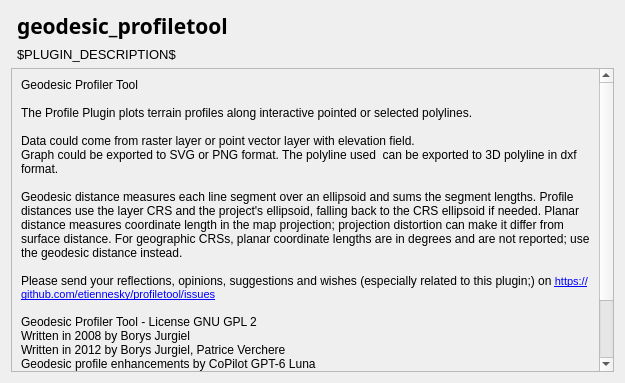
<?xml version="1.0" encoding="UTF-8"?>
<ui version="4.0">
 <class>DlgAbout</class>
 <widget class="QDialog" name="DlgAbout">
  <property name="geometry">
   <rect>
    <x>0</x>
    <y>0</y>
    <width>625</width>
    <height>383</height>
   </rect>
  </property>
  <property name="windowTitle">
   <string>Geodesic Profiler Tool</string>
  </property>
  <layout class="QGridLayout" name="gridLayout">
   <item row="0" column="1">
    <widget class="QLabel" name="title">
     <property name="sizePolicy">
      <sizepolicy hsizetype="Expanding" vsizetype="Expanding">
       <horstretch>0</horstretch>
       <verstretch>0</verstretch>
      </sizepolicy>
     </property>
     <property name="font">
      <font>
       <family>Sans Serif</family>
       <pointsize>16</pointsize>
       <weight>75</weight>
       <bold>true</bold>
      </font>
     </property>
     <property name="text">
      <string>geodesic_profiletool</string>
     </property>
    </widget>
   </item>
   <item row="1" column="1">
    <widget class="QLabel" name="description">
     <property name="sizePolicy">
      <sizepolicy hsizetype="Expanding" vsizetype="Expanding">
       <horstretch>0</horstretch>
       <verstretch>0</verstretch>
      </sizepolicy>
     </property>
     <property name="font">
      <font>
       <pointsize>10</pointsize>
      </font>
     </property>
     <property name="text">
      <string>$PLUGIN_DESCRIPTION$</string>
     </property>
     <property name="wordWrap">
      <bool>true</bool>
     </property>
    </widget>
   </item>
   <item row="2" column="0" colspan="2">
    <widget class="QScrollArea" name="scrollArea_2">
     <property name="widgetResizable">
      <bool>true</bool>
     </property>
     <widget class="QWidget" name="scrollAreaWidgetContents_2">
      <property name="geometry">
       <rect>
        <x>0</x>
        <y>0</y>
        <width>605</width>
        <height>310</height>
       </rect>
      </property>
      <layout class="QVBoxLayout" name="verticalLayout_3">
       <item>
        <widget class="QLabel" name="label_3">
         <property name="sizePolicy">
          <sizepolicy hsizetype="Preferred" vsizetype="Preferred">
           <horstretch>0</horstretch>
           <verstretch>0</verstretch>
          </sizepolicy>
         </property>
         <property name="minimumSize">
          <size>
           <width>10</width>
           <height>10</height>
          </size>
         </property>
         <property name="cursor">
          <cursorShape>ArrowCursor</cursorShape>
         </property>
         <property name="focusPolicy">
          <enum>Qt::NoFocus</enum>
         </property>
         <property name="frameShape">
          <enum>QFrame::NoFrame</enum>
         </property>
         <property name="text">
          <string>&lt;!DOCTYPE HTML PUBLIC &quot;-//W3C//DTD HTML 4.0//EN&quot; &quot;http://www.w3.org/TR/REC-html40/strict.dtd&quot;&gt;
&lt;html&gt;&lt;head&gt;&lt;meta name=&quot;qrichtext&quot; content=&quot;1&quot; /&gt;&lt;style type=&quot;text/css&quot;&gt;
p, li { white-space: pre-wrap; }
&lt;/style&gt;&lt;/head&gt;&lt;body style=&quot; font-family:'MS Shell Dlg 2'; font-size:8pt; font-weight:400; font-style:normal;&quot;&gt;
&lt;p style=&quot; margin-top:0px; margin-bottom:0px; margin-left:0px; margin-right:0px; -qt-block-indent:0; text-indent:0px;&quot;&gt;&lt;span style=&quot; font-family:'Sans Serif'; font-size:9pt;&quot;&gt;Geodesic Profiler Tool&lt;/span&gt;&lt;/p&gt;
&lt;p style=&quot;-qt-paragraph-type:empty; margin-top:0px; margin-bottom:0px; margin-left:0px; margin-right:0px; -qt-block-indent:0; text-indent:0px; font-family:'Sans Serif'; font-size:9pt;&quot;&gt;&lt;br /&gt;&lt;/p&gt;
&lt;p style=&quot; margin-top:0px; margin-bottom:0px; margin-left:0px; margin-right:0px; -qt-block-indent:0; text-indent:0px;&quot;&gt;&lt;span style=&quot; font-family:'Sans Serif'; font-size:9pt;&quot;&gt;The Profile Plugin plots terrain profiles along interactive pointed or selected polylines.&lt;/span&gt;&lt;/p&gt;
&lt;p style=&quot;-qt-paragraph-type:empty; margin-top:0px; margin-bottom:0px; margin-left:0px; margin-right:0px; -qt-block-indent:0; text-indent:0px; font-family:'Sans Serif'; font-size:9pt;&quot;&gt;&lt;br /&gt;&lt;/p&gt;
&lt;p style=&quot; margin-top:0px; margin-bottom:0px; margin-left:0px; margin-right:0px; -qt-block-indent:0; text-indent:0px;&quot;&gt;&lt;span style=&quot; font-family:'Sans Serif'; font-size:9pt;&quot;&gt;Data could come from raster layer or point vector layer with elevation field.&lt;/span&gt;&lt;/p&gt;
&lt;p style=&quot; margin-top:0px; margin-bottom:0px; margin-left:0px; margin-right:0px; -qt-block-indent:0; text-indent:0px;&quot;&gt;&lt;span style=&quot; font-family:'Sans Serif'; font-size:9pt;&quot;&gt;Graph could be exported to SVG or PNG format. The polyline used  can be exported to 3D polyline in dxf format.&lt;/span&gt;&lt;/p&gt;
&lt;p style=&quot;-qt-paragraph-type:empty; margin-top:0px; margin-bottom:0px; margin-left:0px; margin-right:0px; -qt-block-indent:0; text-indent:0px; font-family:'Sans Serif'; font-size:9pt;&quot;&gt;&lt;br /&gt;&lt;/p&gt;
&lt;p style=&quot; margin-top:0px; margin-bottom:0px; margin-left:0px; margin-right:0px; -qt-block-indent:0; text-indent:0px;&quot;&gt;&lt;span style=&quot; font-family:'Sans Serif'; font-size:9pt;&quot;&gt;Geodesic distance measures each line segment over an ellipsoid and sums the segment lengths. Profile distances use the layer CRS and the project's ellipsoid, falling back to the CRS ellipsoid if needed. Planar distance measures coordinate length in the map projection; projection distortion can make it differ from surface distance. For geographic CRSs, planar coordinate lengths are in degrees and are not reported; use the geodesic distance instead.&lt;/span&gt;&lt;/p&gt;
&lt;p style=&quot;-qt-paragraph-type:empty; margin-top:0px; margin-bottom:0px; margin-left:0px; margin-right:0px; -qt-block-indent:0; text-indent:0px; font-family:'Sans Serif'; font-size:9pt;&quot;&gt;&lt;br /&gt;&lt;/p&gt;
&lt;p style=&quot; margin-top:0px; margin-bottom:0px; margin-left:0px; margin-right:0px; -qt-block-indent:0; text-indent:0px;&quot;&gt;&lt;span style=&quot; font-family:'Sans Serif'; font-size:9pt;&quot;&gt;Please send your reflections, opinions, suggestions and wishes (especially related to this plugin;) on &lt;/span&gt;&lt;a href=&quot;https://github.com/etiennesky/profiletool/issues&quot;&gt;&lt;span style=&quot; text-decoration: underline; color:#0000ff;&quot;&gt;https://github.com/etiennesky/profiletool/issues&lt;/span&gt;&lt;/a&gt;&lt;/p&gt;
&lt;p style=&quot;-qt-paragraph-type:empty; margin-top:0px; margin-bottom:0px; margin-left:0px; margin-right:0px; -qt-block-indent:0; text-indent:0px; font-family:'Sans'; font-size:9pt;&quot;&gt;&lt;br /&gt;&lt;/p&gt;
&lt;p style=&quot; margin-top:0px; margin-bottom:0px; margin-left:0px; margin-right:0px; -qt-block-indent:0; text-indent:0px;&quot;&gt;&lt;span style=&quot; font-family:'Sans Serif'; font-size:9pt;&quot;&gt;Geodesic Profiler Tool - License GNU GPL 2&lt;/span&gt;&lt;/p&gt;
&lt;p style=&quot; margin-top:0px; margin-bottom:0px; margin-left:0px; margin-right:0px; -qt-block-indent:0; text-indent:0px;&quot;&gt;&lt;span style=&quot; font-family:'Sans Serif'; font-size:9pt;&quot;&gt;Written in 2008 by Borys Jurgiel&lt;/span&gt;&lt;/p&gt;
&lt;p style=&quot; margin-top:0px; margin-bottom:0px; margin-left:0px; margin-right:0px; -qt-block-indent:0; text-indent:0px;&quot;&gt;&lt;span style=&quot; font-family:'Sans Serif'; font-size:9pt;&quot;&gt;Written in 2012 by Borys Jurgiel, Patrice Verchere&lt;/span&gt;&lt;/p&gt;
&lt;p style=&quot; margin-top:0px; margin-bottom:0px; margin-left:0px; margin-right:0px; -qt-block-indent:0; text-indent:0px;&quot;&gt;&lt;span style=&quot; font-family:'Sans Serif'; font-size:9pt;&quot;&gt;Geodesic profile enhancements by CoPilot GPT-6 Luna&lt;/span&gt;&lt;/p&gt;
&lt;p style=&quot;-qt-paragraph-type:empty; margin-top:0px; margin-bottom:0px; margin-left:0px; margin-right:0px; -qt-block-indent:0; text-indent:0px; font-family:'Sans Serif'; font-size:9pt;&quot;&gt;&lt;br /&gt;&lt;/p&gt;
&lt;p style=&quot; margin-top:0px; margin-bottom:0px; margin-left:0px; margin-right:0px; -qt-block-indent:0; text-indent:0px;&quot;&gt;&lt;span style=&quot; font-family:'Sans Serif'; font-size:9pt;&quot;&gt;REQUIREMENTS:&lt;/span&gt;&lt;/p&gt;
&lt;p style=&quot; margin-top:0px; margin-bottom:0px; margin-left:0px; margin-right:0px; -qt-block-indent:0; text-indent:0px;&quot;&gt;&lt;span style=&quot; font-family:'Sans Serif'; font-size:9pt;&quot;&gt;- Qwt5 (python-qwt5-qt4) and/or python-matplotlib&lt;/span&gt;&lt;/p&gt;
&lt;p style=&quot; margin-top:0px; margin-bottom:0px; margin-left:0px; margin-right:0px; -qt-block-indent:0; text-indent:0px;&quot;&gt;&lt;span style=&quot; font-family:'Sans Serif'; font-size:9pt;&quot;&gt;- QT ver 4.1 for saving to PDF and 4.3 for saving to SVG&lt;/span&gt;&lt;/p&gt;
&lt;p style=&quot;-qt-paragraph-type:empty; margin-top:0px; margin-bottom:0px; margin-left:0px; margin-right:0px; -qt-block-indent:0; text-indent:0px; font-family:'Sans Serif'; font-size:9pt;&quot;&gt;&lt;br /&gt;&lt;/p&gt;&lt;/body&gt;&lt;/html&gt;</string>
         </property>
         <property name="textFormat">
          <enum>Qt::AutoText</enum>
         </property>
         <property name="scaledContents">
          <bool>false</bool>
         </property>
         <property name="alignment">
          <set>Qt::AlignLeading|Qt::AlignLeft|Qt::AlignTop</set>
         </property>
         <property name="wordWrap">
          <bool>true</bool>
         </property>
         <property name="openExternalLinks">
          <bool>true</bool>
         </property>
         <property name="textInteractionFlags">
          <set>Qt::LinksAccessibleByMouse</set>
         </property>
        </widget>
       </item>
      </layout>
     </widget>
    </widget>
   </item>
  </layout>
 </widget>
 <resources/>
 <connections/>
</ui>
